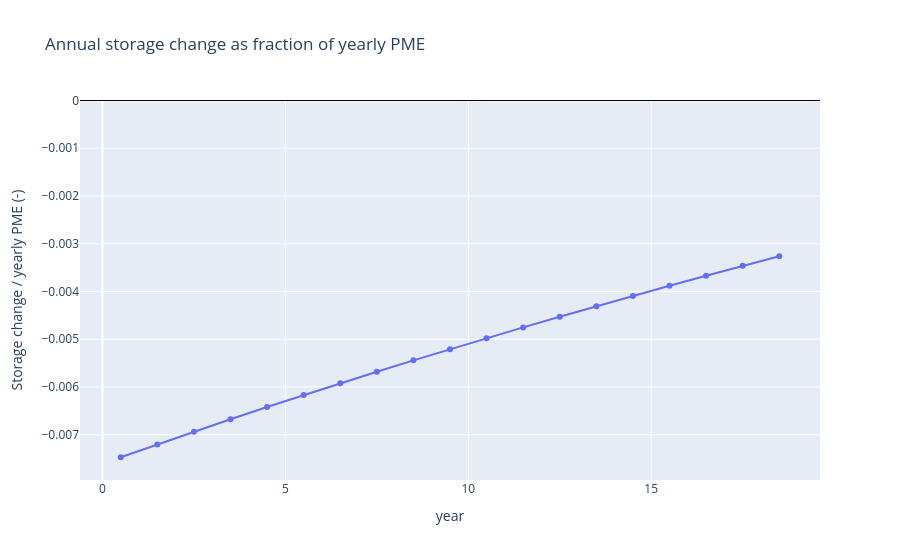

Notebook cell for this chart:
### Code cell
import plotly.graph_objects as go

# Compute yearly PME total from the same domain used by this baseline run
raw_nc_path = Path(json.loads(Path(
    f"/glade/derecho/scratch/bwest/drought-ensemble/domains/{utils.DOMAIN}/processed_full_runs/{ensemble_name}/{ensemble_member}/file_locations.json"
).read_text())[0])
run_dir = raw_nc_path.parent
pme = pf.read_pfb(str(run_dir / "pme.pfb"))

if pme.ndim != 3:
    raise ValueError(f"Unexpected pme.pfb shape: {pme.shape}")

# Domain mask (active cells only)
mask_2d = baseline.mask.isel(time=0, z=0).values > 0

# pme.pfb can be stored with a single active z layer; collapse if needed
layer_activity = np.sum(np.abs(pme), axis=(1, 2))
active_layers = np.where(layer_activity > 0)[0]
if active_layers.size == 1:
    pme_2d = pme[active_layers[0], :, :]
else:
    pme_2d = np.sum(pme, axis=0)

# Use the same grid spacing as the yearly PME notebook.
# Processed NetCDF x/y are index coordinates (0,1,2,...) not physical meters.
DX = 1000.0
DY = 1000.0
HOURS_PER_YEAR = 365.0 * 24.0

yearly_pme_total_m3 = float(
    np.sum(np.where(mask_2d, pme_2d, 0.0)) * DX * DY * HOURS_PER_YEAR
)
if yearly_pme_total_m3 == 0:
    raise ValueError("Domain-integrated yearly PME is zero; cannot compute fraction.")

# Year-to-year storage change (finite-difference derivative over each 1-year interval)
years = total_storage_baseline.time.values
delta_storage_m3 = np.diff(total_storage_baseline.values)
interval_mid_years = 0.5 * (years[:-1] + years[1:])
fraction_of_yearly_pme = delta_storage_m3 / yearly_pme_total_m3

graph = go.Figure()
graph.add_trace(go.Scatter(
    x=interval_mid_years,
    y=fraction_of_yearly_pme,
    mode='lines+markers',
    name='Baseline annual ΔS / yearly PME'
))
graph.add_hline(y=0.0, line_width=1, line_color='black')
graph.update_layout(
    xaxis_title="year",
    yaxis_title="Storage change / yearly PME (-)",
    title="Annual storage change as fraction of yearly PME"
)

graph.show()

# Consistency check: this should be 1.0 for uniform 1-year spacing.
dt_years = np.diff(years)
backward_derivative_m3_per_year = delta_storage_m3 / dt_years
print(f"Using yearly PME total = {yearly_pme_total_m3:,.3e} m^3/year")
print(
    f"Fraction range: {np.nanmin(fraction_of_yearly_pme):.4f} to "
    f"{np.nanmax(fraction_of_yearly_pme):.4f}"
)
print(
    "corr(ΔS, dS/dt over interval) = "
    f"{np.corrcoef(delta_storage_m3, backward_derivative_m3_per_year)[0, 1]:.6f}"
)

# Extra sanity checks for "by-eye" slope comparisons on the first graph.
start_end_single_year_ratio = abs(delta_storage_m3[-1]) / abs(delta_storage_m3[0])
start_end_five_year_ratio = (
    abs(np.mean(delta_storage_m3[-5:])) / abs(np.mean(delta_storage_m3[:5]))
)
print(
    "|ΔS_last_year| / |ΔS_first_year| = "
    f"{start_end_single_year_ratio:.3f}"
)
print(
    "|mean(ΔS last 5y)| / |mean(ΔS first 5y)| = "
    f"{start_end_five_year_ratio:.3f}"
)

### Figure 1 — Plotly figure (JSON) as saved in the notebook; plotly's stock layout.template omitted (floating-point values rounded to 4 significant figures)
{"data": [{"mode": "lines+markers", "name": "Baseline annual ΔS / yearly PME", "type": "scatter", "x": [0.5, 1.5, 2.5, 3.5, 4.5, 5.5, 6.5, 7.5, 8.5, 9.5, 10.5, 11.5, 12.5, 13.5, 14.5, 15.5, 16.5, 17.5, 18.5], "y": [-0.007472, -0.007203, -0.006938, -0.006677, -0.006421, -0.00617, -0.005923, -0.005681, -0.005443, -0.005209, -0.004979, -0.004752, -0.004529, -0.00431, -0.004094, -0.003881, -0.003671, -0.003464, -0.003261]}], "layout": {"shapes": [{"line": {"color": "black", "width": 1}, "type": "line", "x0": 0, "x1": 1, "xref": "x domain", "y0": 0, "y1": 0, "yref": "y"}], "title": {"text": "Annual storage change as fraction of yearly PME"}, "xaxis": {"title": {"text": "year"}}, "yaxis": {"title": {"text": "Storage change / yearly PME (-)"}}}}
